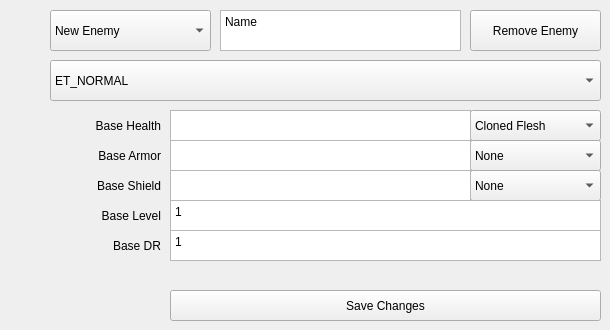
     <widget class="QWidget" name="enemy_tab">
      <attribute name="title">
       <string>Enemy</string>
      </attribute>
      <widget class="QComboBox" name="edit_enemy_combo">
       <property name="geometry">
        <rect>
         <x>50</x>
         <y>10</y>
         <width>161</width>
         <height>41</height>
        </rect>
       </property>
       <item>
        <property name="text">
         <string>New Enemy</string>
        </property>
       </item>
      </widget>
      <widget class="QPlainTextEdit" name="edit_enemy_name_text">
       <property name="geometry">
        <rect>
         <x>220</x>
         <y>10</y>
         <width>241</width>
         <height>41</height>
        </rect>
       </property>
       <property name="plainText">
        <string>Name</string>
       </property>
      </widget>
      <widget class="QComboBox" name="edit_enemy_health_type_combo">
       <property name="geometry">
        <rect>
         <x>470</x>
         <y>110</y>
         <width>131</width>
         <height>31</height>
        </rect>
       </property>
       <item>
        <property name="text">
         <string>Cloned Flesh</string>
        </property>
       </item>
       <item>
        <property name="text">
         <string>Flesh</string>
        </property>
       </item>
       <item>
        <property name="text">
         <string>Robotic</string>
        </property>
       </item>
       <item>
        <property name="text">
         <string>Machinery</string>
        </property>
       </item>
       <item>
        <property name="text">
         <string>Infested Flesh</string>
        </property>
       </item>
       <item>
        <property name="text">
         <string>Fossilized</string>
        </property>
       </item>
       <item>
        <property name="text">
         <string>Tenno Health</string>
        </property>
       </item>
       <item>
        <property name="text">
         <string>Eidolon Shield</string>
        </property>
       </item>
      </widget>
      <widget class="QComboBox" name="edit_enemy_armor_combo">
       <property name="geometry">
        <rect>
         <x>470</x>
         <y>140</y>
         <width>131</width>
         <height>31</height>
        </rect>
       </property>
       <item>
        <property name="text">
         <string>None</string>
        </property>
       </item>
       <item>
        <property name="text">
         <string>Ferrite</string>
        </property>
       </item>
       <item>
        <property name="text">
         <string>Alloy</string>
        </property>
       </item>
       <item>
        <property name="text">
         <string>Infested Sinew</string>
        </property>
       </item>
       <item>
        <property name="text">
         <string>Tenno Armor</string>
        </property>
       </item>
      </widget>
      <widget class="QComboBox" name="edit_enemy_shield_combo">
       <property name="geometry">
        <rect>
         <x>470</x>
         <y>170</y>
         <width>131</width>
         <height>31</height>
        </rect>
       </property>
       <item>
        <property name="text">
         <string>None</string>
        </property>
       </item>
       <item>
        <property name="text">
         <string>Shield</string>
        </property>
       </item>
       <item>
        <property name="text">
         <string>Proto Shield</string>
        </property>
       </item>
       <item>
        <property name="text">
         <string>Eidolon Shield</string>
        </property>
       </item>
       <item>
        <property name="text">
         <string>Tenno Shield</string>
        </property>
       </item>
      </widget>
      <widget class="QComboBox" name="edit_enemy_type_combo">
       <property name="geometry">
        <rect>
         <x>50</x>
         <y>60</y>
         <width>551</width>
         <height>41</height>
        </rect>
       </property>
       <item>
        <property name="text">
         <string>ET_NORMAL</string>
        </property>
       </item>
       <item>
        <property name="text">
         <string>ET_DEMOLISHER</string>
        </property>
       </item>
       <item>
        <property name="text">
         <string>ET_DEMOLYST</string>
        </property>
       </item>
       <item>
        <property name="text">
         <string>ET_EIDOLON</string>
        </property>
       </item>
       <item>
        <property name="text">
         <string>ET_CONDRIX</string>
        </property>
       </item>
       <item>
        <property name="text">
         <string>ET_LEPHANTIS</string>
        </property>
       </item>
       <item>
        <property name="text">
         <string>ET_DEIMOS</string>
        </property>
       </item>
       <item>
        <property name="text">
         <string>ET_DEIMOS_JUGULUS</string>
        </property>
       </item>
       <item>
        <property name="text">
         <string>ET_DEIMOS_SAXUM</string>
        </property>
       </item>
      </widget>
      <widget class="QPushButton" name="edit_enemy_save_button">
       <property name="geometry">
        <rect>
         <x>170</x>
         <y>290</y>
         <width>431</width>
         <height>31</height>
        </rect>
       </property>
       <property name="text">
        <string>Save Changes</string>
       </property>
      </widget>
      <widget class="QPushButton" name="edit_weapon_remove_weapon_button">
       <property name="geometry">
        <rect>
         <x>470</x>
         <y>10</y>
         <width>131</width>
         <height>41</height>
        </rect>
       </property>
       <property name="text">
        <string>Remove Enemy</string>
       </property>
      </widget>
      <widget class="QLabel" name="label_11">
       <property name="geometry">
        <rect>
         <x>30</x>
         <y>110</y>
         <width>131</width>
         <height>31</height>
        </rect>
       </property>
       <property name="text">
        <string>Base Health</string>
       </property>
       <property name="alignment">
        <set>Qt::AlignRight|Qt::AlignTrailing|Qt::AlignVCenter</set>
       </property>
      </widget>
      <widget class="QPlainTextEdit" name="health_edit_textbox">
       <property name="geometry">
        <rect>
         <x>170</x>
         <y>110</y>
         <width>301</width>
         <height>31</height>
        </rect>
       </property>
       <property name="plainText">
        <string/>
       </property>
      </widget>
      <widget class="QLabel" name="label_12">
       <property name="geometry">
        <rect>
         <x>0</x>
         <y>140</y>
         <width>161</width>
         <height>31</height>
        </rect>
       </property>
       <property name="text">
        <string>Base Armor</string>
       </property>
       <property name="alignment">
        <set>Qt::AlignRight|Qt::AlignTrailing|Qt::AlignVCenter</set>
       </property>
      </widget>
      <widget class="QPlainTextEdit" name="armor_edit_textbox">
       <property name="geometry">
        <rect>
         <x>170</x>
         <y>140</y>
         <width>301</width>
         <height>31</height>
        </rect>
       </property>
       <property name="plainText">
        <string/>
       </property>
      </widget>
      <widget class="QLabel" name="label_77">
       <property name="geometry">
        <rect>
         <x>0</x>
         <y>170</y>
         <width>161</width>
         <height>31</height>
        </rect>
       </property>
       <property name="text">
        <string>Base Shield</string>
       </property>
       <property name="alignment">
        <set>Qt::AlignRight|Qt::AlignTrailing|Qt::AlignVCenter</set>
       </property>
      </widget>
      <widget class="QPlainTextEdit" name="shield_edit_textbox">
       <property name="geometry">
        <rect>
         <x>170</x>
         <y>170</y>
         <width>301</width>
         <height>31</height>
        </rect>
       </property>
       <property name="plainText">
        <string/>
       </property>
      </widget>
      <widget class="QLabel" name="label_78">
       <property name="geometry">
        <rect>
         <x>0</x>
         <y>200</y>
         <width>161</width>
         <height>31</height>
        </rect>
       </property>
       <property name="text">
        <string>Base Level</string>
       </property>
       <property name="alignment">
        <set>Qt::AlignRight|Qt::AlignTrailing|Qt::AlignVCenter</set>
       </property>
      </widget>
      <widget class="QPlainTextEdit" name="level_edit_textbox">
       <property name="geometry">
        <rect>
         <x>170</x>
         <y>200</y>
         <width>431</width>
         <height>31</height>
        </rect>
       </property>
       <property name="plainText">
        <string>1</string>
       </property>
      </widget>
      <widget class="QLabel" name="label_79">
       <property name="geometry">
        <rect>
         <x>0</x>
         <y>230</y>
         <width>161</width>
         <height>31</height>
        </rect>
       </property>
       <property name="text">
        <string>Base DR</string>
       </property>
       <property name="alignment">
        <set>Qt::AlignRight|Qt::AlignTrailing|Qt::AlignVCenter</set>
       </property>
      </widget>
      <widget class="QPlainTextEdit" name="dr_edit_textbox">
       <property name="geometry">
        <rect>
         <x>170</x>
         <y>230</y>
         <width>431</width>
         <height>31</height>
        </rect>
       </property>
       <property name="plainText">
        <string>1</string>
       </property>
      </widget>
     </widget>
